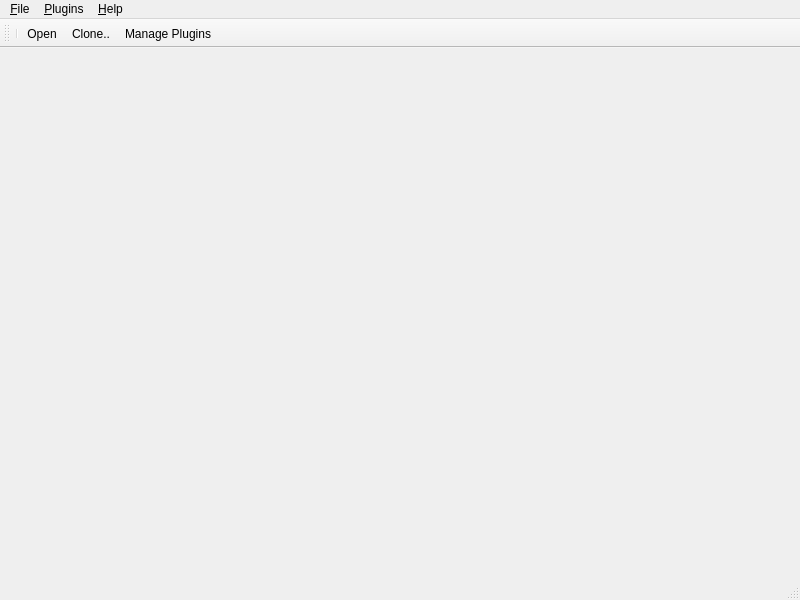
<?xml version="1.0" encoding="UTF-8"?>
<ui version="4.0">
 <class>MainWindow</class>
 <widget class="QMainWindow" name="MainWindow">
  <property name="geometry">
   <rect>
    <x>0</x>
    <y>0</y>
    <width>800</width>
    <height>600</height>
   </rect>
  </property>
  <property name="windowTitle">
   <string>MainWindow</string>
  </property>
  <property name="documentMode">
   <bool>true</bool>
  </property>
  <property name="dockNestingEnabled">
   <bool>true</bool>
  </property>
  <property name="unifiedTitleAndToolBarOnMac">
   <bool>true</bool>
  </property>
  <widget class="QWidget" name="centralwidget">
   <layout class="QGridLayout" name="centrallayout"/>
  </widget>
  <widget class="QMenuBar" name="menubar">
   <property name="geometry">
    <rect>
     <x>0</x>
     <y>0</y>
     <width>800</width>
     <height>25</height>
    </rect>
   </property>
   <widget class="QMenu" name="menu_File">
    <property name="title">
     <string>&amp;File</string>
    </property>
    <addaction name="separator"/>
    <addaction name="action_Open"/>
    <addaction name="action_Clone"/>
    <addaction name="separator"/>
    <addaction name="action_Quit"/>
   </widget>
   <widget class="QMenu" name="menu_Help">
    <property name="title">
     <string>&amp;Help</string>
    </property>
    <addaction name="action_About"/>
   </widget>
   <widget class="QMenu" name="menu_Plugins">
    <property name="title">
     <string>&amp;Plugins</string>
    </property>
    <addaction name="action_Manage_Plugins"/>
   </widget>
   <addaction name="menu_File"/>
   <addaction name="menu_Plugins"/>
   <addaction name="menu_Help"/>
  </widget>
  <widget class="QStatusBar" name="statusbar"/>
  <widget class="QToolBar" name="toolBar">
   <property name="windowTitle">
    <string>toolBar</string>
   </property>
   <property name="toolButtonStyle">
    <enum>Qt::ToolButtonTextUnderIcon</enum>
   </property>
   <attribute name="toolBarArea">
    <enum>TopToolBarArea</enum>
   </attribute>
   <attribute name="toolBarBreak">
    <bool>false</bool>
   </attribute>
   <addaction name="separator"/>
   <addaction name="action_Open"/>
   <addaction name="action_Clone"/>
   <addaction name="action_Manage_Plugins"/>
  </widget>
  <action name="action_Open">
   <property name="text">
    <string>&amp;Open...</string>
   </property>
   <property name="shortcut">
    <string>Ctrl+O</string>
   </property>
  </action>
  <action name="action_Quit">
   <property name="text">
    <string>&amp;Quit</string>
   </property>
   <property name="shortcut">
    <string>Ctrl+Q</string>
   </property>
  </action>
  <action name="action_Clone">
   <property name="text">
    <string>C&amp;lone..</string>
   </property>
   <property name="shortcut">
    <string>Ctrl+L</string>
   </property>
  </action>
  <action name="action_About">
   <property name="text">
    <string>&amp;About</string>
   </property>
   <property name="shortcut">
    <string>Ctrl+A</string>
   </property>
  </action>
  <action name="action_Manage_Plugins">
   <property name="text">
    <string>&amp;Manage Plugins...</string>
   </property>
   <property name="shortcut">
    <string>Ctrl+P</string>
   </property>
  </action>
 </widget>
 <resources/>
 <connections/>
</ui>
